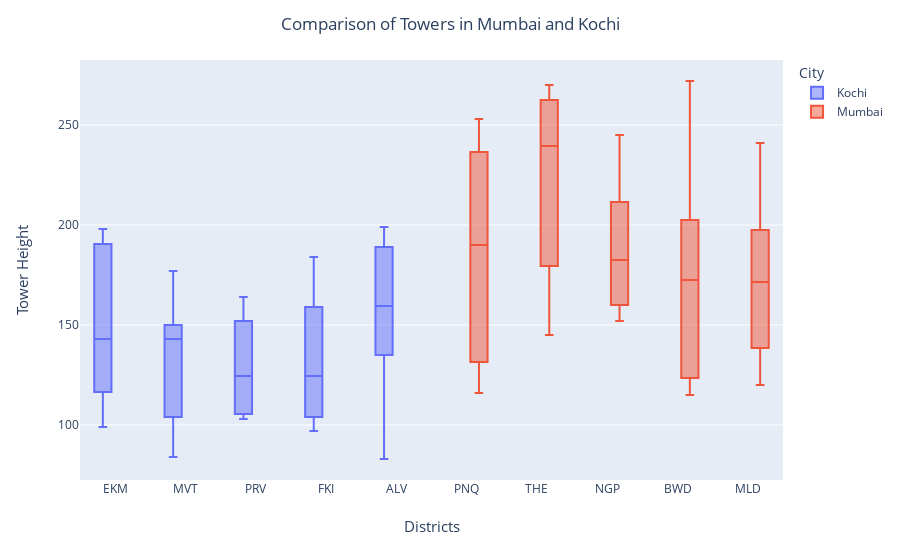

This figure's notebook cell:
### Markdown cell above
### Final Plot comparing towers in both cities

### Code cell
fig = px.box(cities, color="City")

fig.update_layout(
        title_text = 'Comparison of Towers in Mumbai and Kochi',
        title_x = 0.5
)

fig.update_xaxes(
        title_text = "Districts",
        title_font = {"size":15},
        title_standoff = 25)

fig.update_yaxes(
        title_text = "Tower Height",
        title_font = {"size":15},
        title_standoff = 25)
fig.show()

### Figure 1 — Plotly figure (JSON) as saved in the notebook; plotly's stock layout.template omitted (floating-point values rounded to 4 significant figures)
{"data": [{"alignmentgroup": "True", "hovertemplate": "City=Kochi<br>variable=%{x}<br>value=%{y}<extra></extra>", "legendgroup": "Kochi", "marker": {"color": "#636efa"}, "name": "Kochi", "notched": false, "offsetgroup": "Kochi", "orientation": "v", "showlegend": true, "type": "box", "x": ["EKM", "EKM", "EKM", "EKM", "EKM", "EKM", "EKM", "EKM", "MVT", "MVT", "MVT", "MVT", "MVT", "MVT", "MVT", "MVT", "PRV", "PRV", "PRV", "PRV", "PRV", "PRV", "PRV", "PRV", "FKI", "FKI", "FKI", "FKI", "FKI", "FKI", "FKI", "FKI", "ALV", "ALV", "ALV", "ALV", "ALV", "ALV", "ALV", "ALV", "PNQ", "PNQ", "PNQ", "PNQ", "PNQ", "PNQ", "PNQ", "PNQ", "THE", "THE", "THE", "THE", "THE", "THE", "THE", "THE", "NGP", "NGP", "NGP", "NGP", "NGP", "NGP", "NGP", "NGP", "BWD", "BWD", "BWD", "BWD", "BWD", "BWD", "BWD", "BWD", "MLD", "MLD", "MLD", "MLD", "MLD", "MLD", "MLD", "MLD"], "x0": " ", "xaxis": "x", "y": [108, 132, 99, 125, 154, 198, 189, 192, 84, 152, 148, 97, 144, 177, 111, 142, 164, 152, 152, 108, 103, 103, 136, 113, 132, 177, 184, 98, 97, 141, 117, 110, 185, 83, 132, 167, 193, 152, 138, 199, null, null, null, null, null, null, null, null, null, null, null, null, null, null, null, null, null, null, null, null, null, null, null, null, null, null, null, null, null, null, null, null, null, null, null, null, null, null, null, null], "y0": " ", "yaxis": "y"}, {"alignmentgroup": "True", "hovertemplate": "City=Mumbai<br>variable=%{x}<br>value=%{y}<extra></extra>", "legendgroup": "Mumbai", "marker": {"color": "#EF553B"}, "name": "Mumbai", "notched": false, "offsetgroup": "Mumbai", "orientation": "v", "showlegend": true, "type": "box", "x": ["EKM", "EKM", "EKM", "EKM", "EKM", "EKM", "EKM", "EKM", "MVT", "MVT", "MVT", "MVT", "MVT", "MVT", "MVT", "MVT", "PRV", "PRV", "PRV", "PRV", "PRV", "PRV", "PRV", "PRV", "FKI", "FKI", "FKI", "FKI", "FKI", "FKI", "FKI", "FKI", "ALV", "ALV", "ALV", "ALV", "ALV", "ALV", "ALV", "ALV", "PNQ", "PNQ", "PNQ", "PNQ", "PNQ", "PNQ", "PNQ", "PNQ", "THE", "THE", "THE", "THE", "THE", "THE", "THE", "THE", "NGP", "NGP", "NGP", "NGP", "NGP", "NGP", "NGP", "NGP", "BWD", "BWD", "BWD", "BWD", "BWD", "BWD", "BWD", "BWD", "MLD", "MLD", "MLD", "MLD", "MLD", "MLD", "MLD", "MLD"], "x0": " ", "xaxis": "x", "y": [null, null, null, null, null, null, null, null, null, null, null, null, null, null, null, null, null, null, null, null, null, null, null, null, null, null, null, null, null, null, null, null, null, null, null, null, null, null, null, null, 213, 137, 167, 238, 235, 126, 116, 253, 203, 270, 257, 242, 145, 237, 156, 268, 166, 184, 154, 225, 198, 181, 245, 152, 131, 174, 177, 115, 171, 272, 116, 228, 202, 167, 176, 193, 241, 149, 120, 128], "y0": " ", "yaxis": "y"}], "layout": {"boxmode": "group", "legend": {"title": {"text": "City"}, "tracegroupgap": 0}, "margin": {"t": 60}, "title": {"text": "Comparison of Towers in Mumbai and Kochi", "x": 0.5}, "xaxis": {"anchor": "y", "domain": [0, 1], "title": {"font": {"size": 15}, "standoff": 25, "text": "Districts"}}, "yaxis": {"anchor": "x", "domain": [0, 1], "title": {"font": {"size": 15}, "standoff": 25, "text": "Tower Height"}}}}
